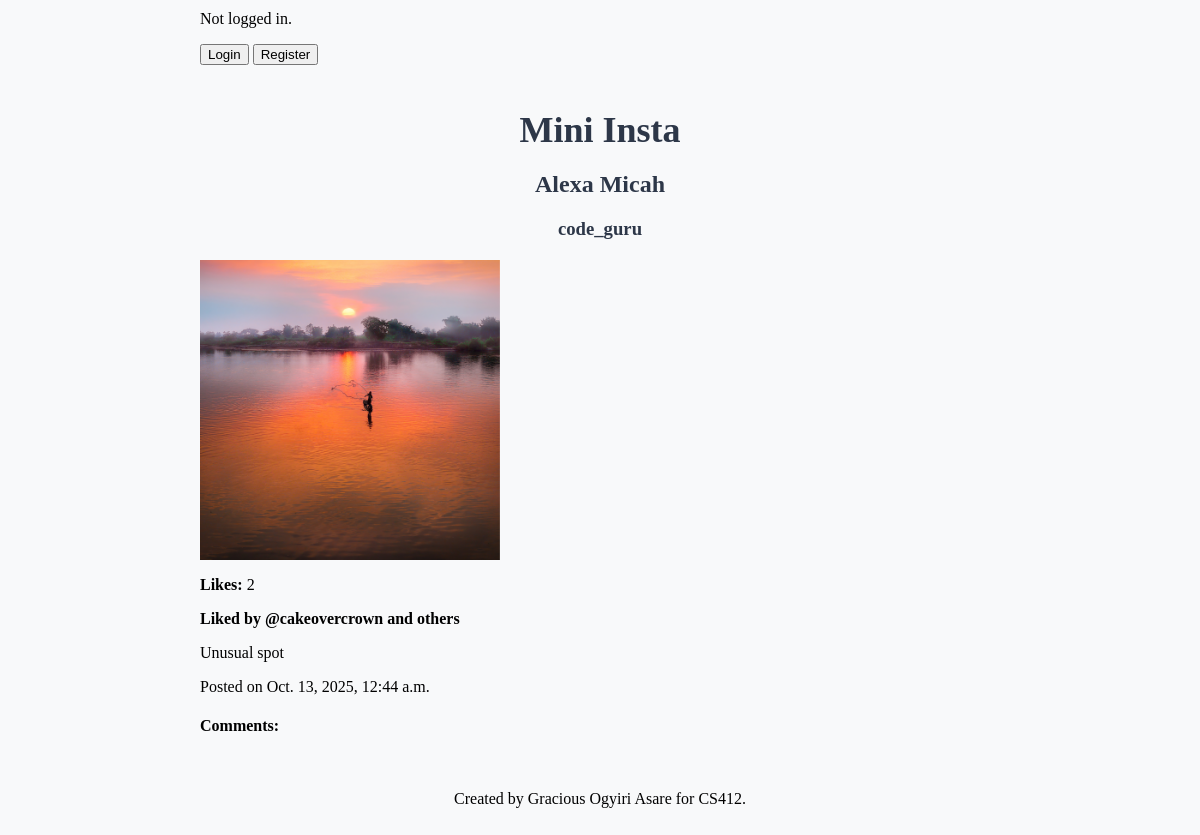
/mini_insta/post/20/, run on the app's committed database.
### mini_insta/models.py (models this page shows, shortened)
class Post(models.Model):
    profile = models.ForeignKey(Profile, on_delete=models.CASCADE) #foreign key to Profile model
    timestamp = models.DateTimeField(auto_now=True) #set the published date automatically
    caption = models.TextField(blank=True)
    def get_all_photos(self):
        photos = Photo.objects.filter(post=self)
        return photos
    def get_likes(self):
        likes = Like.objects.filter(post=self)
        return [l.profile for l in likes]

class Profile(models.Model):
    username = models.TextField(blank=True)
    display_name = models.TextField(blank=True)
    profile_image_url = models.URLField(blank=True)
    bio_text = models.TextField(blank=True)
    join_date = models.DateTimeField(auto_now=True) #set the joined date automatically
    user = models.ForeignKey(User, on_delete=models.CASCADE) #foreign key to User model

class Photo(models.Model):
    post = models.ForeignKey(Post, on_delete=models.CASCADE) #foreign key to Post model
    image_url = models.URLField(blank=True)
    image_file = models.ImageField(blank=True)
    timestamp = models.DateTimeField(auto_now=True) #set the published date automatically
    def get_image_url(self):
        if self.image_url:
            return self.image_url
        elif self.image_file:
            return self.image_file.url
        return None

class Like(models.Model):
    post = models.ForeignKey(Post, on_delete=models.CASCADE, null=True, blank=True) #temporary
    profile = models.ForeignKey(Profile, on_delete=models.CASCADE, null=True, blank=True) #temp
    timestamp = models.DateTimeField(auto_now=True)

### mini_insta/views.py (the view)
# urls.py: path('post/<int:pk>/', PostDetailView.as_view(), name='show_post'),
class PostDetailView(DetailView):
    model = Post
    template_name = 'mini_insta/show_post.html'
    context_object_name = 'post'

### mini_insta/templates/mini_insta/show_post.html (shortened to what this page needs)
{% extends "mini_insta/base.html" %} {% block content %}
<div class="post-detail">
  <h2>{{ post.profile.display_name }} </h2>
  <h3>{{ post.profile.username }} </h3>
  {% for photo in post.get_all_photos %} {% if photo.get_image_url %}
  <img
    src="{{ photo.get_image_url }}"
    alt="Post Image"
    style="max-width: 300px"
  />
  {% else %}
  <p>No image available</p>
  {% endif %} {% endfor %}
  <p><strong>Likes:</strong> {{ post.get_likes|length }}</p>
  {% if post.get_likes %}
  <strong><p>Liked by @{{ post.get_likes.0.username }} and others</p></strong>
  {% endif %}
  <p class="caption">{{ post.caption }}</p>
  <p class="date">Posted on {{ post.timestamp }}</p>
</div>
<h4>Comments:</h4>
 {% endblock content %}

### static/mini_insta-style.css (style rules this page uses)
body { font-family: "Times New Roman", Times, serif, sans-serif; background-color: #f8f9fa; max-width: 800px; margin: 0 auto; padding: 10px; }
h1, h2, h3 { text-align: center; color: #2d3748; margin-bottom: 20px; }

### data on the page
Post: profile.display_name "Alexa Micah", profile.username "code_guru", get_likes|length "2", get_likes.0.username "cakeovercrown", caption "Unusual spot", timestamp "Oct. 13, 2025, 12:44 a.m."
Photo: get_image_url (picture)
